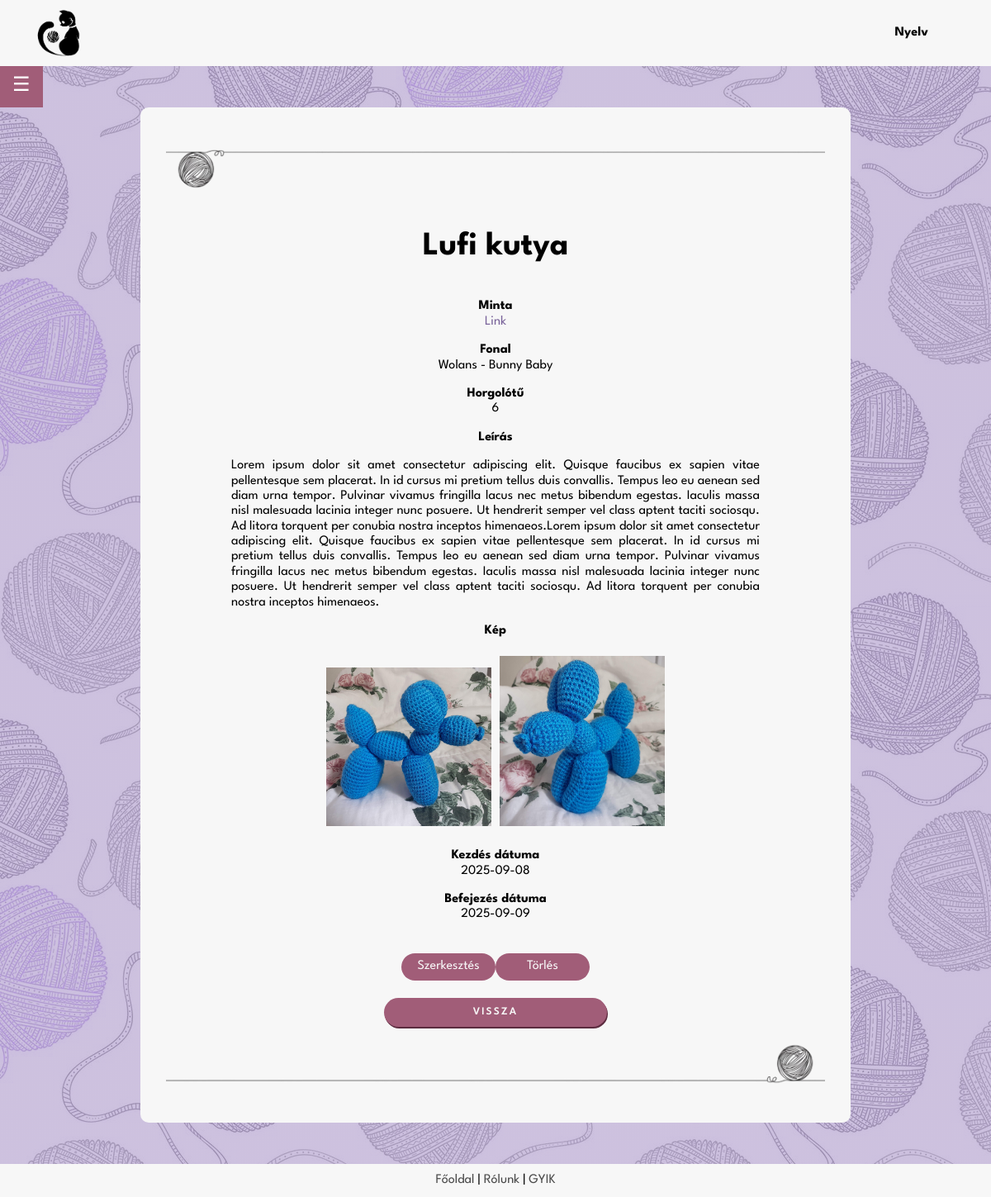
Page /project_page.php?id=106 (signed in) on the committed database.
### tables this page shows
CREATE TABLE IF NOT EXISTS `projects` (
  `uid` int NOT NULL,
  `id` int NOT NULL AUTO_INCREMENT,
  `name` varchar(255) NOT NULL,
  `pattern` varchar(1000) DEFAULT NULL,
  `yarn` varchar(255) DEFAULT NULL,
  `hook` decimal(10,0) DEFAULT NULL,
  `description` varchar(2000) DEFAULT NULL,
  `image` varchar(255) DEFAULT NULL,
  `start` date DEFAULT NULL,
  `finish` date DEFAULT NULL,
  PRIMARY KEY (`id`),
  KEY `Userid` (`uid`)
);

CREATE TABLE IF NOT EXISTS `yarns` (
  `id` int NOT NULL AUTO_INCREMENT,
  `brand` set('Drops','Alize','DMC','Kartopu','Nako','Wolans','Yarnart','Himalaya','Schachenmayr','Scheepjes','Lana Grossa','Vlna-Hep','Gründl','Red Heart','Malabrigo','Lion Brand','Bernat','Adriafil','Berroco','Blue Sky Fibers','Caron','Cascade','Debbie Bliss','Deramores','Dream in Color','Ella Rae','Hayfield','Hoooked','James C. Brett','Juniper Moon Farm','King Cole','Knit Collage','Koigu','Lang Yarns','Lopi','McIntosh','MillaMia','Noro','Paintbox','Patons','Plymouth','Sirdar','Snuggly',' Stylecraft','Tahki','The Yarn Collective','Trendsetter','Universal','Valley','Viking Of Norway','West Yorkshire Spinners','Willow and Lark','Wool and the Gang','Yarn and Colors','Hobbii Yarn','Yarnspirations','KnitPicks','Darn Good Yarn','We Are Knitters','Gorgeous Alpacas','Papillon','Gombolyda','Urth','FibraNatura') DEFAULT NULL,
  `variety` varchar(255) NOT NULL,
  PRIMARY KEY (`id`)
);

### backend/lang.php (called while the page is built, shortened)
<?php
    function lang($str) {
        return $str;
    }
?>

### project_page.php (the view, shortened to what this page needs)
<?php
require $_SERVER['DOCUMENT_ROOT'] . '/project/backend/config.php';
require $_SERVER['DOCUMENT_ROOT'] . '/project/backend/lang.php';
$project_id = $_GET['id'];
$stmt = $conn->prepare("SELECT p.id, p.name, p.pattern, p.hook, p.description, p.image, p.start, p.finish, y.brand, y.variety FROM projects p LEFT JOIN yarns y ON p.yarn = y.id WHERE p.id = ? AND p.uid = ?");
$stmt->bind_param("ii", $project_id, $_SESSION['uid']);
$stmt->execute();
$result = $stmt->get_result();
$minta = lang('Minta');
$fonal = lang('Fonal');
$horgolotu = lang('Horgolótű');
$leiras = lang('Leírás');
$kep = lang('Kép');
$kezdes = lang('Kezdés dátuma');
$befejezes = lang('Befejezés dátuma');
$torles = lang('Törlés');
$szerkesztes = lang('Szerkesztés');
?>
<!DOCTYPE html>
<head>
    <?php
    include $_SERVER['DOCUMENT_ROOT'] . '/project/frontend/header.php';
    ?>
</head>
<body>
    <div class="page_container">
        <main class="page_content">
            <div class="main_body">
                <?php
                include $_SERVER['DOCUMENT_ROOT'] . '/project/frontend/sidebar.php';
                ?>
                <div class="main_container">
                    <img src="/project/images/yarn2.png" class="image-center">
                    <?php
                    if ($result->num_rows > 0) {
                        while ($row = $result->fetch_assoc()) {
                            echo "<div>";
                            echo "<p style='font-size:2.5em'><b>{$row['name']}</b></p>";
                            echo "<p><b>$minta</b><br><a href='{$row['pattern']}' style='text-decoration:none; color:rgb(122, 100, 155); margin-bottom:15px;' target='_blank'>Link</a></p>";
                            echo "<p style='margin-bottom:15px;'><b>$fonal</b><br>";
                            if (!empty($row['brand']) && !empty($row['variety'])) {
                                echo "{$row['brand']} - {$row['variety']}";
                            } else {
                                echo lang('Nincs megadva fonal.');
                            }
                            echo "</p>";
                            echo "<p><b>$horgolotu</b><br>{$row['hook']}</p>";
                            echo "<p style='text-align: center; '>";
                            echo "<b>$leiras</b>";
                            echo "<br>";
                            echo "<p style='text-align:justify; text-justify: inter-word; width: 80%; margin: 0 auto; white-space: pre-wrap;'>{$row['description']}</p>";
                            echo "</p>";
                            echo "<p><b>$kep</b></p>";
                            if (!empty($row['image'])) {
                                $image_paths = explode(',', $row['image']);
                                foreach ($image_paths as $image_path) {
                                    $image_path = trim($image_path);
                                    if (!empty($image_path)) {
                                        echo "<img src='{$image_path}' alt='Project image' style='max-width: 200px; height: auto; margin: 5px;'>";
                                    }
                                }
                            } else {
                                echo "<p>Nincs kép feltöltve.</p>";
                            }
                            echo "<p><b>$kezdes</b><br>{$row['start']}</p>";
                            echo "<p><b>$befejezes</b><br>{$row['finish']}</p>";
                            echo "<br>";
                            echo "<a href='/project/edit_project.php?id={$row['id']}' class='link'>$szerkesztes</a>";
                            echo "<a href='/project/backend/delete_project.php?id={$row['id']}' class='link' onclick='return confirmDelete();'>$torles</a>";
                            echo "</div>";
                        }
                    } else {
                        echo "<div style='border: 1px solid rgb(90, 90, 90) text-align=center;'><p colspan='6'>Nincs elérhető adat!</p></div>";
                    }
                    ?>
                    <br>
                    <a href="/project/my_projects.php" class="button-link">
                        <?= lang('Vissza') ?>
                    </a>
                    <img src="/project/images/yarn2flipped.png" class="image-center">
                </div>
            </div>
        </main>
    </div>
    <?php
    include $_SERVER['DOCUMENT_ROOT'] . '/project/frontend/footer.php';
    ?>
</body>
</html>

### frontend/style.css (style rules this page uses)
body { font-family: 'League Spartan'; background-image: linear-gradient( rgba(184, 167, 209, 0.7), rgba(184, 167, 209, 0.7) ), url(../images/background.png); min-height: 100vh; display:flex; flex-direction:column; }
.main_body { display: flex; justify-content: center; min-width: 40%; align-items: flex-start; gap: 20px; }
.main_container, .main_container_home { background-color: rgb(247, 247, 247); border: none; border-radius: 10px; margin: 100px 0 0 0; text-align: center; width: 800px; padding: 30px 30px 40px 30px; }
.page_container { position: relative; min-height: 95vh; flex-grow: 1; }
.page_content { padding-bottom: 50px; }
@media (max-width: 1200px) { .main_body { margin-top: 100px; } }
@media (max-width: 1200px) { .main_container, .main_container_home { margin: 30px 0 0 0; width: 800px; } }
.image-center { margin-top: 20px; margin-left: auto; margin-right: auto; height: 50px; }
.button, .button_inverse, .button-search, .button-link { font-size: small; font-weight: 600; text-transform: uppercase; letter-spacing: 2px; border: none; border-radius: 20px; font-family: 'League Spartan'; text-decoration: none; padding: 10px; }
.button, .button-link { background-color: #a15d78; color: rgb(247, 247, 247); box-shadow: 1px 2px #5c2b3f; width: 270px; }
.button-link { display: inline-block; width: 250px; }
.link { display: inline-block; color: rgb(247, 247, 247); text-decoration: none; background-color: #a15d78; padding: 7px; border-radius: 30px; margin: 3px 0; width: 100px; }
:root { --sac: 'Monoton', cursive; --comf: 'Comfortaa', cursive; --dark: #1c1c1c; --light: rgb(247, 247, 247); --lilac: rgb(121, 105, 146); }

### rows in the picture
projects: name "Lufi kutya", yarns.brand "Wolans", yarns.variety "Bunny Baby", hook "6", description "Lorem ipsum dolor sit amet consectetur adipiscing elit. Quisque faucibus ex sapien vitae pellentesque sem placerat. In id cursus mi pretium tellus duis convallis. Tempus leo eu aenean sed diam urna tempor. Pulvinar vivamus fringilla lacus nec metus bibendum egestas. Iaculis massa nisl malesuada lacinia integer nunc posuere. Ut hendrerit semper vel class aptent taciti sociosqu. Ad litora torquent per conubia nostra inceptos himenaeos.Lorem ipsum dolor sit amet consectetur adipiscing elit. Quisque faucibus ex sapien vitae pellentesque sem placerat. In id cursus mi pretium tellus duis convallis. Tempus leo eu aenean sed diam urna tempor. Pulvinar vivamus fringilla lacus nec metus bibendum…", image (picture), start "2025-09-08", finish "2025-09-09"

### other values in the picture
lang('Nyelv') "Nyelv"
lang('Vissza') "VISSZA"
lang('Főoldal') "Főoldal"
lang('Rólunk') "Rólunk"
lang('GYIK') "GYIK"
